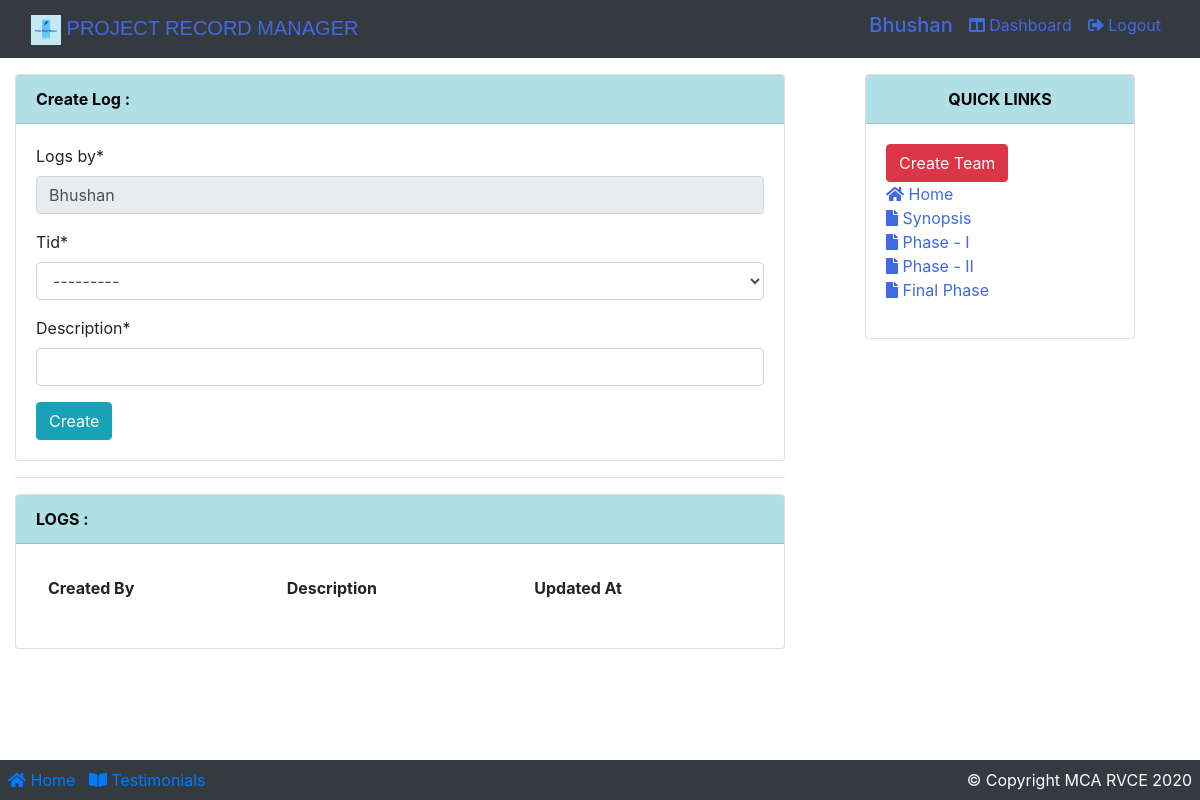
The page /studentdash/ (signed in) on the database as committed earlier.
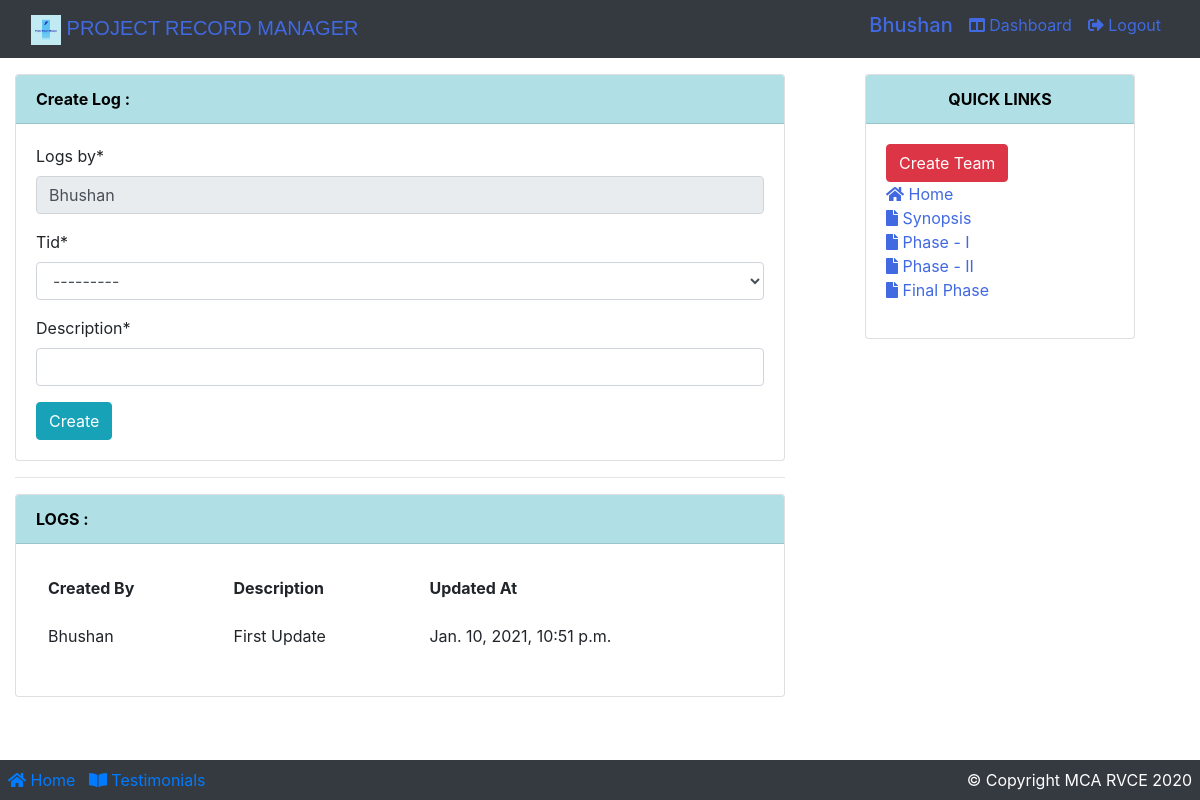
The same page on the database as committed later.
### app/models.py (models this page shows)
class Logs(models.Model):
    logs_by = models.CharField(max_length=100, default="logs")
    tid = models.ForeignKey(
        Team, on_delete=models.CASCADE, null=True)
    description = models.CharField(max_length=500, null=True)
    created_at = models.DateTimeField(auto_now_add=True)
    updated_at = models.DateTimeField(auto_now=True)
    def __str__(self):
        return str(self.logs_by)

### app/views.py (the view)
# urls.py: path('studentdash/', views.StudentDashboard, name="studentDashboard"),
def StudentDashboard(request):
    queryset1 = ""
    queryset2 = ""
    idTitle = ""
    idt = ""
    form = ""
    ret = ""
    try:
        queryset2 = Team.objects.filter(owner=(request.user.name + " " + request.user.email))
        queryset3 = Team.objects.filter(partner=request.user.id)
        if queryset2:
            for data in queryset3 or queryset2:
                idTitle = int(data.id)
        if queryset3:
            for data in queryset3 or queryset2:
                idTitle = int(data.id)
        idt = Logs.objects.filter(tid=idTitle)
        print("==> idt ", idt)
        print("Q2", queryset2)
        print("Q3", queryset3)
        if request.method == 'POST':
            form = LogCreationForm(request.POST)
            if form.is_valid():
                form.save()
                ven = form.cleaned_data.get('logs_by')
                print(ven)
                messages.success(request, f'Log created for {ven}.')
                return redirect('studentDashboard')
        else:
            form = LogCreationForm()
    except:
        ret = "First create team to generate logs!!!"
    return render(request, 'student_dashboard.html', {'forml': form, 'idt': idt, "ret": ret})

### app/forms.py
class LogCreationForm(forms.ModelForm):
    class Meta:
        model = Logs
        fields = ['logs_by', 'tid', 'description']

### app/models.py (called while the page is built)
    @property
    def is_active(self):
        return self.active

    @property
    def is_student(self):
        return self.isstudent

    @property
    def is_faculty(self):
        return self.isfaculty

    def __str__(self):
        return self.name + ' ' + self.email

    def __str__(self):
        return self.name + ' ' + self.email

    def __str__(self):
        return str(self.title) + ", Student1:  " + str(self.owner) + ", student2:  " + str(
            self.partner) + ", Guide:  " + str(self.guide)

### templates/student_dashboard.html (shortened to what the changed rows need)
{% extends 'base.html' %}
{% load static %}
{% load crispy_forms_tags %}
{% block content %}
    <div class="container-fluid mt-3">
        <div class="row mb-3">
            <div class="col-md-8 text-left">
                <div class="card">
                    <div class="card-body">
                        <table class="table table-borderless">
                            <thead>
                            <tr>
                                <th>Created By</th>
                                <th>Description</th>
                                <th>Updated At</th>
                            </tr>
                            </thead>
                            <tbody>
                            {% for data in idt %}
                                <tr>
                                    <td>{{ data.logs_by }}</td>
                                    <td>{{ data.description }}</td>
                                    <td>{{ data.updated_at }}</td>
                                </tr>
                            {% endfor %}
                            </tbody>
                        </table>
                    </div>
                </div>
            </div>
        </div>
    </div>
{% endblock %}

Rows that differ between the two databases and show on the page:
added Logs: logs_by "Bhushan", description "First Update", updated_at "Jan. 10, 2021, 10:51 p.m."
